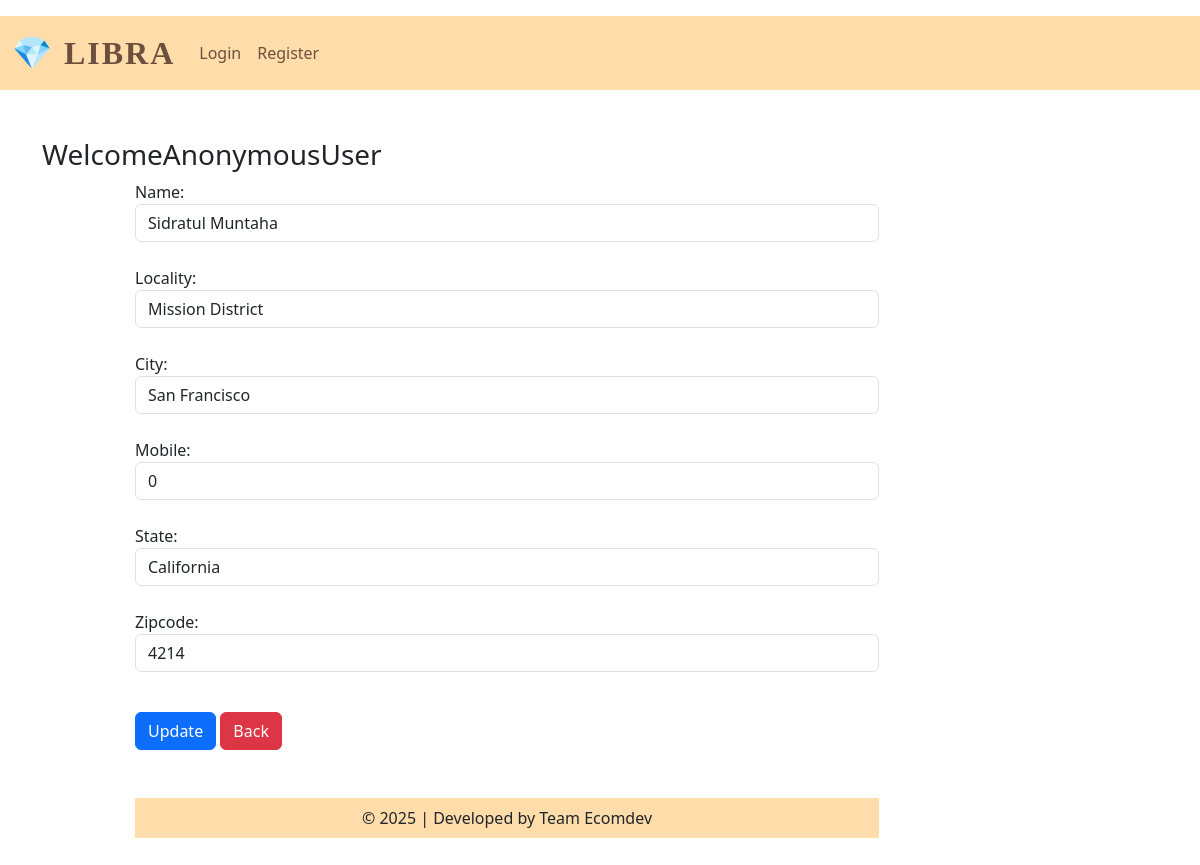
The app's page /updateAddress/2/ with its own data.
### app/models.py (models this page shows, shortened)
class Customer(models.Model):
    user=models.ForeignKey(User,on_delete=models.CASCADE)
    name = models.CharField(max_length=200)
    locality = models.CharField(max_length=200)
    city = models.CharField(max_length=50)
    mobile = models.IntegerField(default=0)
    zipcode = models.IntegerField()
    state=models.CharField(choices=STATE_CHOICES,max_length=100)

### app/views.py (the view, shortened to what this page needs)
# urls.py: path("updateAddress/<int:pk>/", views.UpdateAddress.as_view(), name="updateAddress"),
class UpdateAddress(View):
    def get(self, request, pk):
        add = Customer.objects.get(pk=pk)
        form = CustomerProfileForm(instance=add)
        totalitem = 0
        if request.user.is_authenticated:
            totalitem = len(Cart.objects.filter(user=request.user))
        return render(request, 'app/updateAddress.html', locals())

### app/forms.py
class CustomerProfileForm(forms.ModelForm):
        class Meta:
            model=Customer
            fields=['name','locality','city','mobile','state','zipcode']
            widgets = {
            'name': forms.TextInput(attrs={'class': 'form-control'}),
            'locality': forms.TextInput(attrs={ 'class': 'form-control'}),
            'city': forms.TextInput(attrs={'class': 'form-control'}),
            'mobile': forms.NumberInput(attrs={'class': 'form-control'}),
            'state': forms.Select(attrs={'class': 'form-control'}),
            'zipcode': forms.NumberInput(attrs={'class': 'form-control'}),
        }

### app/templates/app/updateAddress.html (shortened to what this page needs)
{% extends 'app/base.html' %}
{% load static %}
{% block main-content %}
<div class="container my-5">
      <div class="row">
       <h3>Welcome<span class="text-capitalize">{{request.user}}</span></h3>
      </div>
      <div class="col-sm-8 offset-sm-1">
        <form action="" method="post">
            {% for fm in form%}
               {{fm.label_tag}} {{fm}} <small class="text-danger">{{fm.errors|striptags}}</small><br>
            {% endfor%}
            <div class="col-l2 mt-3">
                <button type="submit" class="btn btn-primary">Update</button>
                <a href="{% url 'address'%}"type='button' class='btn btn-danger'>Back</a>
            </div>
{% endblock main-content %}

### records on screen
Customer: form "Sidratul Muntaha" "Mission District" "San Francisco" "0" "California" "4214"

### other values on screen
{{ request.user }} "AnonymousUser"
{{ fm.label_tag }} "Name:" "Locality:" "City:" "Mobile:" "State:" "Zipcode:"
